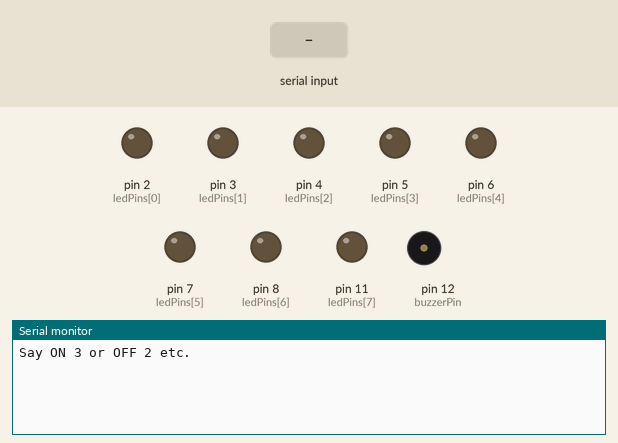
This sketch was run on a simulated Arduino Uno, built with avr-gcc and run on an emulated ATmega328P. Shown: output pins drawn as LEDs (lit = HIGH), buzzer (waves = sounding, pin HIGH), the last lines printed to the serial monitor. Inputs (shaded band) come from the test bench.

Above: at 1.2 s.
1.3 s: "ON\n" received over Serial
At 2.5 s:
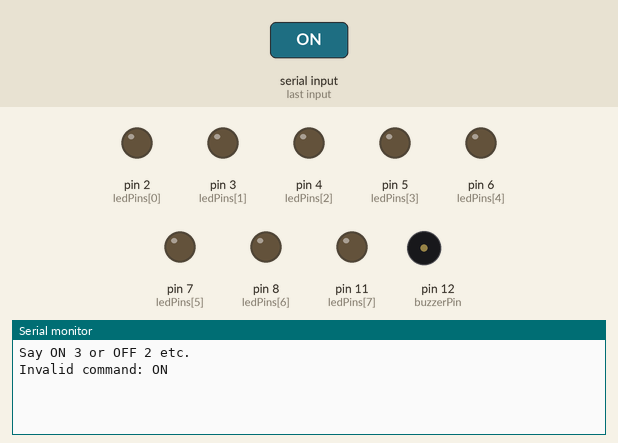
2.8 s: "90,45\n" received over Serial
At 3.7 s:
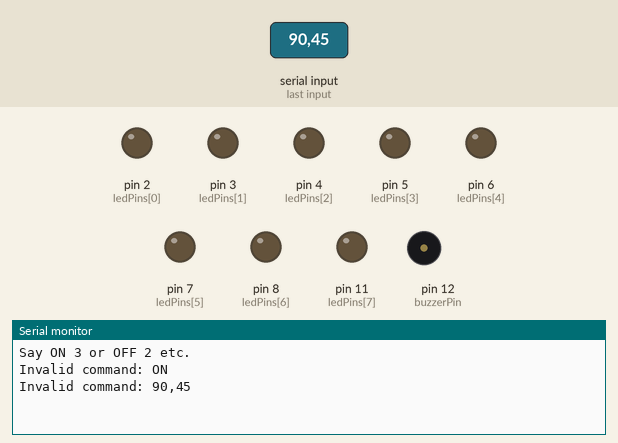
4.3 s: "3\n" received over Serial
At 4.7 s:
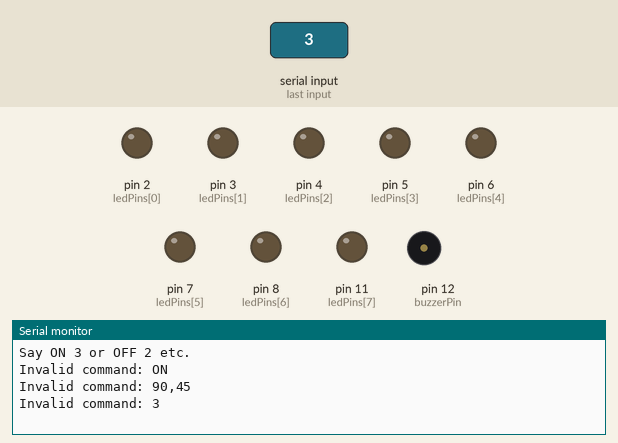

Measured:
- after the input at 1.3 s, the serial monitor: prints a new line at once (image 1)
- after the input at 2.8 s, the serial monitor: prints a new line at once (image 2)
- after the input at 4.3 s, the serial monitor: prints a new line at once (image 3)

The sketch:

Exp3_bluetooth_eight_leds_voice.ino
```cpp
const int ledPins[8] = {2, 3, 4, 5, 6, 7, 8, 11}; // LED pins
const int buzzerPin = 12;

void setup() {
  Serial.begin(9600);
  pinMode(buzzerPin, OUTPUT);
  digitalWrite(buzzerPin, LOW);

  for (int i = 0; i < 8; i++) {
    pinMode(ledPins[i], OUTPUT);
    digitalWrite(ledPins[i], LOW); // All LEDs OFF
  }

  Serial.println("Say ON 3 or OFF 2 etc.");
}

void loop() {
  if (Serial.available()) {
    String command = Serial.readStringUntil('\n');
    command.trim();                         // Remove leading/trailing spaces
    command.replace(" ", "");               // Remove all spaces inside
    command.toUpperCase();                  // Convert to uppercase
    processCommand(command);
  }
}

void processCommand(String cmd) {
  if ((cmd.startsWith("ON") || cmd.startsWith("OFF")) && cmd.length() == 3) {
    char ch = cmd.charAt(2);
    if (ch >= '0' && ch <= '7') {
      int led = ch - '0';
      bool turnOn = cmd.startsWith("ON");
      digitalWrite(ledPins[led], turnOn ? HIGH : LOW);
      beep();
      Serial.println((turnOn ? "ON" : "OFF") + String(led) + " OK");
    }
  } else {
    Serial.println("Invalid command: " + cmd);
  }
}

void beep() {
  digitalWrite(buzzerPin, HIGH);
  delay(100);
  digitalWrite(buzzerPin, LOW);
}
```
